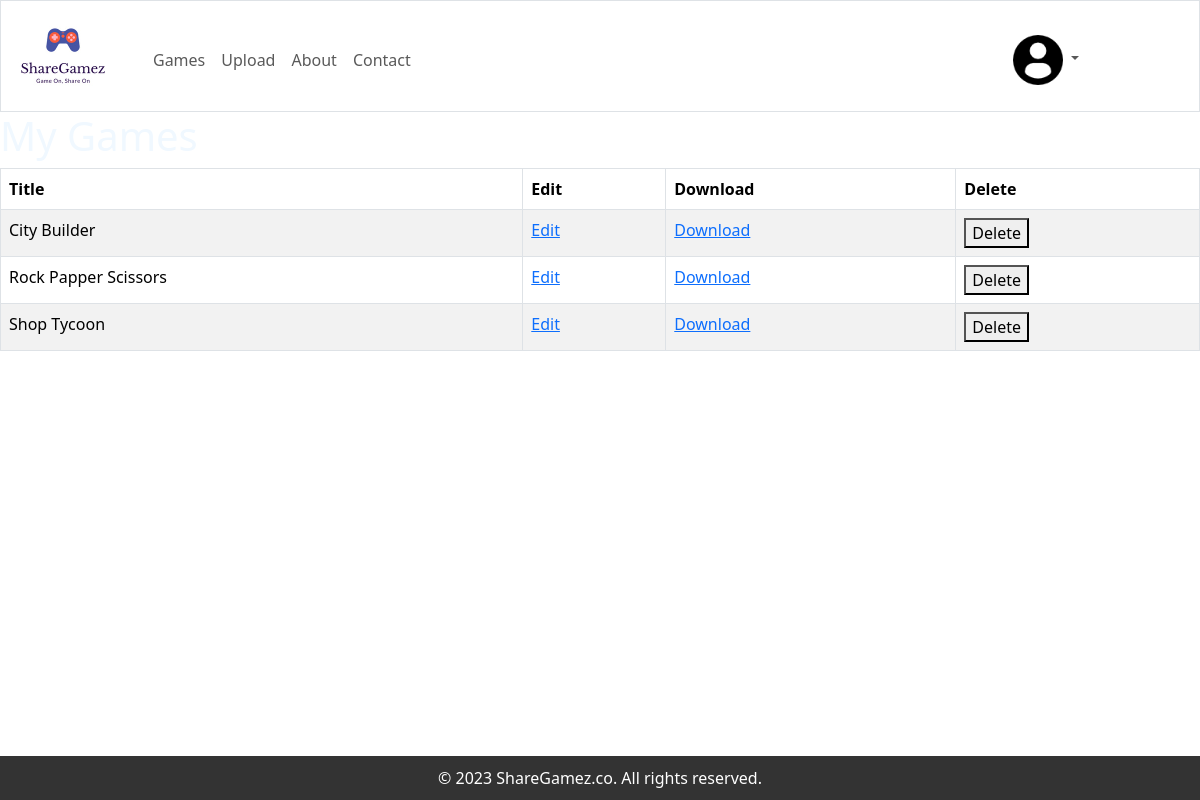
/mygames (signed in), run on the app's committed database.
### tables this page shows
CREATE TABLE games(id INTEGER PRIMARY KEY AUTOINCREMENT NOT NULL,user_id INTEGER NOT NULL,name,filename TEXT, rating NUMERIC,description TEXT,video TEXT,image TEXT);

### app.py (the view)
@app.route("/mygames",methods=["POST","GET"])
@login_required
def mygames():
    if request.method == "POST":
        delete = request.form.get("delete")
        if delete:
            os.remove(app.config['UPLOAD_FOLDER']+"/"+db.execute("SELECT filename FROM games WHERE id=?",delete)[0]["filename"])
            db.execute("DELETE FROM games WHERE id=?",delete)
        return redirect("/mygames")
    else:
        mygames = db.execute("SELECT *FROM games WHERE user_id =?",session["user_id"])
        return render_template("mygame.html",games=mygames)

### helpers.py (called while the page is built)
def login_required(f):
    @wraps(f)
    def decorated_function(*args, **kwargs):
        if session.get("user_id") is None:
            return redirect("/login")
        return f(*args, **kwargs)
    return decorated_function

### templates/mygame.html (shortened to what this page needs)
{% extends "layout.html" %}
{% block body %}
<h1 style="color:aliceblue">My Games</h1>
<table class="table table-striped table-bordered table-hover">
    <thead class="thead-dark">
        <tr>
            <th>Title</th>
            <th>Edit</th>
            <th>Download</th>
            <th>Delete</th>
        </tr>
    </thead>
    <tbody>
        {% for game in games %}
        <tr>
            <td>{{ game['name'] }}</td>
            <td><a href="/editgame/{{game["id"]}}">Edit</a></td>
            <td><a href="{{ url_for('download_file', filename=game["filename"]) }}">Download</a></td>
            <td>
                <form action="/mygames" method="POST">
                    <button type="submit">Delete</button>
                </form>
            </td>
        </tr>
        {% endfor %}
    </tbody>
</table>
{% endblock %}

### static/style.css (style rules this page uses)
body { background-image: url('background.jpeg') }

### data on the page
games: name "City Builder"
games: name "Rock Papper Scissors"
games: name "Shop Tycoon"
